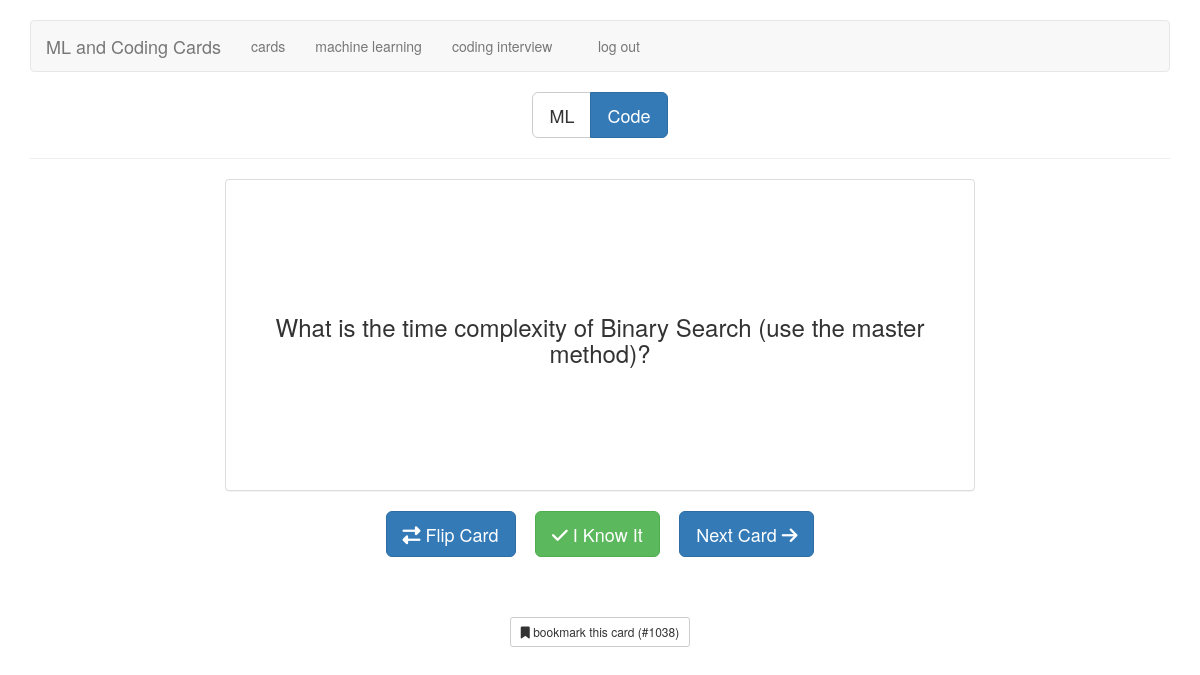
Screenshot of /code (signed in) with the database file from the repository.
### tables this page shows
CREATE TABLE cards (
  id integer primary key autoincrement,
  type tinyint not null, /* 1 for vocab, 2 for code */
  front text not null,
  back text not null,
  known boolean default 0
);

### flash_cards.py (the view)
@app.route('/code')
@app.route('/code/<card_id>')
def code(card_id=None):
    if not session.get('logged_in'):
        return redirect(url_for('login'))
    return memorize("code", card_id)

### flash_cards.py (called while the page is built)
def connect_db():
    rv = sqlite3.connect(app.config['DATABASE'])
    rv.row_factory = sqlite3.Row
    return rv

def get_db():
    if not hasattr(g, 'sqlite_db'):
        g.sqlite_db = connect_db()
    return g.sqlite_db

def memorize(card_type, card_id):
    if card_type == "ML":
        type = 1
    elif card_type == "code":
        type = 2
    else:
        return redirect(url_for('cards'))
    if card_id:
        card = get_card_by_id(card_id)
    else:
        card = get_card(type)
    if not card:
        flash("You've learned all the " + card_type + " cards.")
        return redirect(url_for('cards'))
    short_answer = (len(card['back']) < 75)
    return render_template('memorize.html',
                           card=card,
                           card_type=card_type,
                           short_answer=short_answer)

def get_card(type):
    db = get_db()
    query = '''
      SELECT
        id, type, front, back, known
      FROM cards
      WHERE
        type = ?
        and known = 0
      ORDER BY RANDOM()
      LIMIT 1
    '''
    cur = db.execute(query, [type])
    return cur.fetchone()

### templates/memorize.html (shortened to what this page needs)
{% extends "layout.html" %}
{% block body %}
    <div class="row">
        <div class="col-xs-12 text-center">
            <div class="btn-group btn-group-lg" role="group" aria-label="card type">
                <a href="{{ url_for('ML') }}" class="btn btn-{{ "primary" if card_type == "ML" else "default" }}">ML</a>
                <a href="{{ url_for('code') }}" class="btn btn-{{ "primary" if card_type == "code" else "default" }}">Code</a>
            </div>
        </div>
    </div>
    <hr/>
    <div class="row memorizePanel">
        <div class="col-xs-8 col-xs-offset-2">
            <div class="panel panel-default cardFront">
                <div class="panel-body">
                    <div class="alignContainer">
                        <div class="alignMiddle frontText">
                            <h3 class="text-center">{{ card.front }}</h3>
                        </div>
                    </div>
                </div>
            </div>
        </div>
    </div>
    <div class="row">
        <div class="col-xs-12 text-center">
            <a href="javascript:" class="btn btn-primary btn-lg flipCard">
                <i class="fa fa-exchange"></i>
                Flip Card
            </a>
            <a href="{{ url_for('mark_known', card_id=card.id, card_type=card_type) }}" class="btn btn-success btn-lg">
                <i class="fa fa-check"></i>
                I Know It
            </a>
            <a href="{{ url_for(card_type) }}" class="btn btn-primary btn-lg">
                Next Card
                <i class="fa fa-arrow-right"></i>
            </a>
        </div>
    </div>
    <div class="row">
        <div class="col-xs-12 text-center">
            <br />
            <br />
            <br />
            <a href="{{ url_for(card_type, card_id=card.id) }}" class="btn btn-default btn-sm">
                <i class="fa fa-bookmark"></i>
                bookmark this card (#{{ card.id }})
            </a>
        </div>
    </div>
{% endblock %}

### static/style.css (style rules this page uses)
.alignContainer { display: table; width: 100%; }
.alignMiddle { height: 20em; display: table-cell; vertical-align: middle; }

### rows the page displays
cards: front "What is the time complexity of Binary Search (use the master method)?", id "1038"
